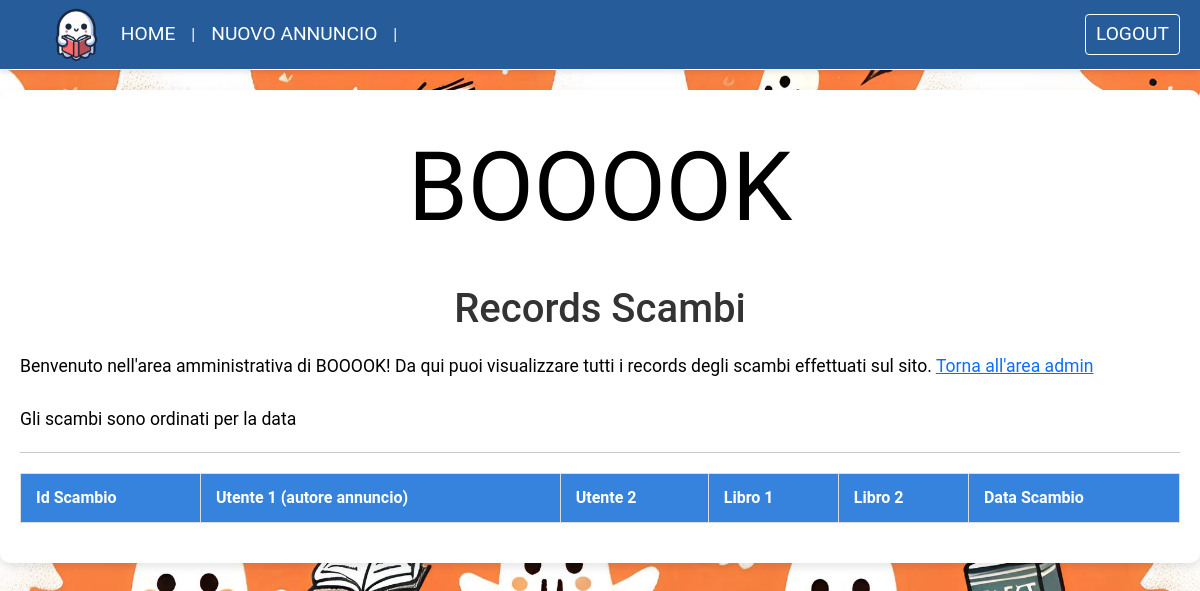
/records_admin.php, run on an earlier commit of the app's database.
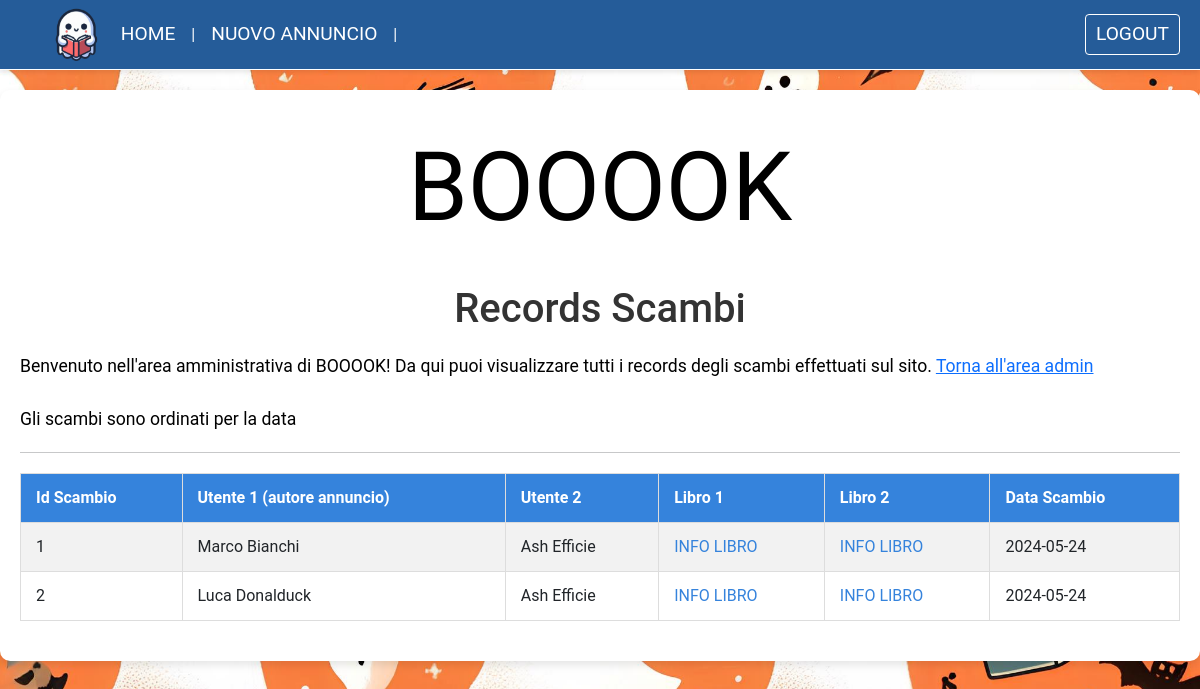
And on a later commit of the database.
### tables this page shows
CREATE TABLE `scambi` (
  `id_scambio` int(11) NOT NULL,
  `data` varchar(30) NOT NULL,
  `ora` varchar(30) NOT NULL,
  `fk_id_utente1` int(11) NOT NULL,
  `fk_id_utente2` int(11) NOT NULL,
  `fk_id_copia_libro1` int(11) NOT NULL,
  `fk_id_copia_libro2` int(11) NOT NULL
);

CREATE TABLE `utenti` (
  `id_utente` int(11) NOT NULL,
  `nome` varchar(50) NOT NULL,
  `cognome` varchar(50) NOT NULL,
  `email` varchar(50) NOT NULL,
  `pw` varchar(70) NOT NULL,
  `tipo` varchar(50) NOT NULL,
  `srcUser` varchar(8) NOT NULL DEFAULT 'icon.png'
);

### records_admin.php (the view, shortened to what this page needs)
<?php
$servername = "localhost";
$username = "root";
$pw = "";
$dbname = "booook";
$conn = new mysqli($servername, $username, $pw, $dbname);
?>
<!DOCTYPE html>
<html lang="en">
<head>
    <link href="https://cdn.jsdelivr.net/npm/bootstrap@5.0.2/dist/css/bootstrap.min.css" rel="stylesheet">
    <link rel="stylesheet" href="stylesheet/records_admin.css">
    <link href="stylesheet/nav.css" rel="stylesheet" type="text/css">
</head>
<body>
    <?php include 'navbar.php' ?>
    <div id="wrapper">
        <h1 id="title">BOOOOK</h1>
        <h2>Records Scambi</h2>
        <p id="description">Benvenuto nell'area amministrativa di BOOOOK! Da qui puoi visualizzare tutti i records degli scambi effettuati sul sito. <a href="area_admin.php">Torna all'area admin</a><br><br>
        Gli scambi sono ordinati per la data</p>
        <hr></hr>
        <table id="records-table">
            <tr>
                <th>Id Scambio</th>
                <th>Utente 1 (autore annuncio)</th>
                <th>Utente 2</th>
                <th>Libro 1</th>
                <th>Libro 2</th>
                <th>Data Scambio</th>
            </tr>
            <?php
            $sql = "SELECT
                        id_scambio,
                        utente_poster.nome as poster_nome,
                        utente_poster.cognome as poster_cognome,
                        utente_accettatore.nome as accettatore_nome,
                        utente_accettatore.cognome as accettatore_cognome,
                        libro1.fk_id_info_libro as libro1_fk_id_info_libro,
                        libro2.fk_id_info_libro as libro2_fk_id_info_libro,
                        scambi.data as data_scambio
                    FROM scambi
                    LEFT JOIN utenti AS utente_poster ON scambi.fk_id_utente1 = utente_poster.id_utente
                    LEFT JOIN utenti AS utente_accettatore ON scambi.fk_id_utente2 = utente_accettatore.id_utente
                    LEFT JOIN copia_libri AS libro1 ON scambi.fk_id_copia_libro1 = libro1.id_copia_libro
                    LEFT JOIN copia_libri AS libro2 ON scambi.fk_id_copia_libro2 = libro2.id_copia_libro
                    ORDER BY data DESC";
            $result = $conn->query($sql);
            if($result->num_rows > 0) {
                while($row = $result->fetch_assoc()) {
                    echo "<tr>";
                    echo "<td>". $row['id_scambio'] ."</td>";
                    echo "<td>". $row['poster_nome'] . " " . $row['poster_cognome'] ."</td>";
                    echo "<td>". $row['accettatore_nome'] . " " . $row['accettatore_cognome'] ."</td>";
                    echo "<td><a href='pagina_libro.php?id_libro=". $row['libro1_fk_id_info_libro'] ."'>INFO LIBRO</a></td>";
                    echo "<td><a href='pagina_libro.php?id_libro=". $row['libro2_fk_id_info_libro'] ."'>INFO LIBRO</a></td>";
                    echo "<td>". $row['data_scambio'] ."</td>";
                    echo "</tr>";
                }
            }
            ?>
        </table>
    </div>
</body>
</html>

### navbar.php (shortened to what this page needs)
<nav id="nav-wrapper" class="navbar navbar-expand-lg navbar-light bg-light">
  <a class="nav-link" href="home.php"><img width=80 height=80 src="images/logo.png"><span class="sr-only"> HOME</span></a>|
  <a class="nav-link" href="addTrade.php">NUOVO ANNUNCIO</a>|
  <div class="collapse navbar-collapse justify-content-end" id="navbarSupportedContent">
    <ul class="navbar-nav mr-auto">
      <li class="nav-item active">
        <a id="nav-profilo" class="nav-link" href="profilo.php"><?php echo "$email" ?><span class="sr-only"></span></a>
      </li>
      <li class="nav-item active">
        <a id="nav-logout" class="nav-link" href="logout.php">LOGOUT</a>
      </li>
    </ul>
  </div>
</nav>

### stylesheet/records_admin.css (style rules this page uses)
body { margin: 0; padding: 0; padding-top: 70px; font-family: 'Roboto', sans-serif; background-color: #FF6542; background-image: url('../images/backgrounds/home.jpeg'); background-size: cover; }
#wrapper { max-width: 1200px; margin: 20px auto; padding: 20px; background-color: #ffffff; box-shadow: 0 4px 8px rgba(0,0,0,0.1); border-radius: 10px; }
#title { margin: auto; text-align: center; color: #000000; font-family: "Rubik Doodle Shadow", system-ui; font-weight: 400; font-style: normal; font-size: 6em; margin-top: 20px; margin-bottom: 40px; }
#description { text-align: start; color: #000000; font-size: 1.1em; margin-bottom: 20px; }
h2 { text-align: center; color: #333; font-size: 2.5em; margin-bottom: 20px; }
#records-table { width: 100%; border-collapse: collapse; margin: 20px 0; font-size: 1em; text-align: left; }
#records-table th, #records-table td { padding: 12px 15px; border: 1px solid #ddd; }
#records-table th { background-color: #3583dc; color: #ffffff; font-weight: bold; }
#records-table tr:nth-child(even) { background-color: #f2f2f2; }
#records-table td a { color: #3583dc; text-decoration: none; }

### stylesheet/nav.css (style rules this page uses)
#nav-wrapper { width: 100%; height: 70px; color: #fff; background-color: #255C99 !important; display: flex; justify-content: space-between; align-items: center; padding: 0 20px; box-shadow: 0 2px 5px rgba(0, 0, 0, 0.1); border-bottom: #fff solid 1.5px; position: absolute; top: 0; left: 0; }
#nav-wrapper a { color: white; text-decoration: none; font-size: 1.2em; }
#nav-logout { border: 1.5px solid #fff; border-radius: 4px; padding: 5px 10px; margin-left: 15px }
.nav-link { color: #92b4dc; text-decoration: none; transition: 0.1s; }

What changed in the data, as far as the page shows it:
added scambi: id_scambio "1", fk_id_utente1.nome "Marco", fk_id_utente1.cognome "Bianchi", fk_id_utente2.nome "Ash", fk_id_utente2.cognome "Efficie", data "2024-05-24"
added scambi: id_scambio "2", fk_id_utente1.nome "Luca", fk_id_utente1.cognome "Donalduck", fk_id_utente2.nome "Ash", fk_id_utente2.cognome "Efficie", data "2024-05-24"
